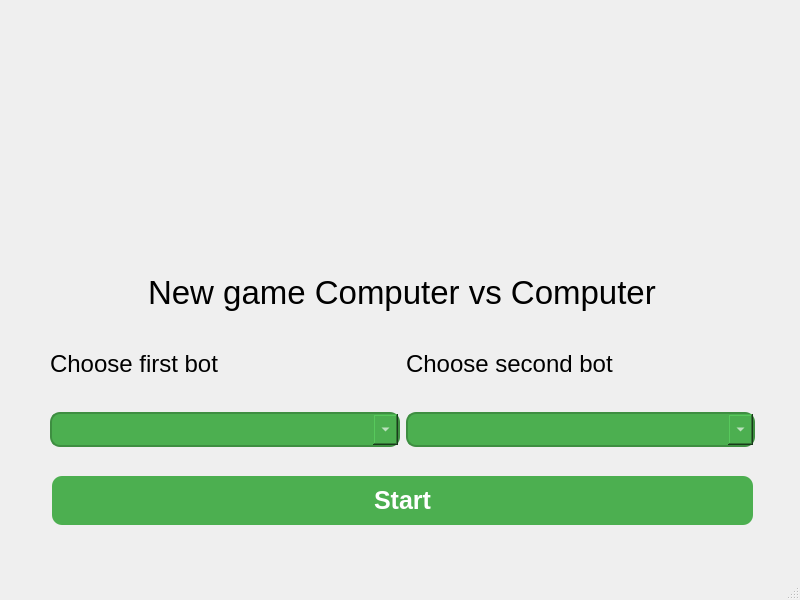
<?xml version="1.0" encoding="UTF-8"?>
<ui version="4.0">
 <class>CustomBotWindow</class>
 <widget class="QMainWindow" name="CustomBotWindow">
  <property name="geometry">
   <rect>
    <x>0</x>
    <y>0</y>
    <width>800</width>
    <height>600</height>
   </rect>
  </property>
  <property name="minimumSize">
   <size>
    <width>800</width>
    <height>600</height>
   </size>
  </property>
  <property name="maximumSize">
   <size>
    <width>800</width>
    <height>600</height>
   </size>
  </property>
  <property name="windowTitle">
   <string>Customize Bot</string>
  </property>
  <widget class="QWidget" name="centralwidget">
   <widget class="QLabel" name="logoLabel">
    <property name="geometry">
     <rect>
      <x>80</x>
      <y>30</y>
      <width>640</width>
      <height>200</height>
     </rect>
    </property>
    <property name="minimumSize">
     <size>
      <width>640</width>
      <height>200</height>
     </size>
    </property>
    <property name="maximumSize">
     <size>
      <width>640</width>
      <height>200</height>
     </size>
    </property>
    <property name="text">
     <string/>
    </property>
    <property name="pixmap">
     <pixmap>:/resources/Connect_4_game_logo.png</pixmap>
    </property>
   </widget>
   <widget class="QWidget" name="verticalLayoutWidget_2">
    <property name="geometry">
     <rect>
      <x>50</x>
      <y>270</y>
      <width>705</width>
      <height>259</height>
     </rect>
    </property>
    <layout class="QVBoxLayout" name="verticalLayout_3">
     <item alignment="Qt::AlignHCenter">
      <widget class="QLabel" name="titleLabel">
       <property name="minimumSize">
        <size>
         <width>0</width>
         <height>45</height>
        </size>
       </property>
       <property name="maximumSize">
        <size>
         <width>16777215</width>
         <height>45</height>
        </size>
       </property>
       <property name="font">
        <font>
         <pointsize>25</pointsize>
        </font>
       </property>
       <property name="text">
        <string>New game Computer vs Computer</string>
       </property>
      </widget>
     </item>
     <item>
      <layout class="QHBoxLayout" name="horizontalLayout">
       <item>
        <layout class="QHBoxLayout" name="horizontalLayout_2">
         <item>
          <layout class="QVBoxLayout" name="verticalLayout">
           <item>
            <widget class="QLabel" name="firstBotLabel">
             <property name="font">
              <font>
               <pointsize>18</pointsize>
              </font>
             </property>
             <property name="text">
              <string>Choose first bot</string>
             </property>
            </widget>
           </item>
           <item>
            <widget class="QComboBox" name="firstBotCombo">
             <property name="minimumSize">
              <size>
               <width>0</width>
               <height>30</height>
              </size>
             </property>
             <property name="styleSheet">
              <string notr="true">QComboBox {
  background-color: #4CAF50;
  border: 2px solid #3e8e41;
  border-radius: 10px;
  padding: 5px;
  font: bold 16px;
  color: white;
}
QComboBox::drop-down {
  subcontrol-origin: padding;
  subcontrol-position: right;
  width: 25px;
}</string>
             </property>
             <item>
              <property name="text">
               <string> </string>
              </property>
             </item>
             <item>
              <property name="text">
               <string>Random Bot</string>
              </property>
             </item>
             <item>
              <property name="text">
               <string>Naive heuristic Bot</string>
              </property>
             </item>
             <item>
              <property name="text">
               <string>MinMax Heuristic Bot</string>
              </property>
             </item>
             <item>
              <property name="text">
               <string>Perfect Bot</string>
              </property>
             </item>
            </widget>
           </item>
          </layout>
         </item>
         <item>
          <layout class="QVBoxLayout" name="verticalLayout_2">
           <item>
            <widget class="QLabel" name="secondBotLabel">
             <property name="font">
              <font>
               <pointsize>18</pointsize>
              </font>
             </property>
             <property name="text">
              <string>Choose second bot</string>
             </property>
            </widget>
           </item>
           <item>
            <widget class="QComboBox" name="secondBotCombo">
             <property name="enabled">
              <bool>false</bool>
             </property>
             <property name="minimumSize">
              <size>
               <width>0</width>
               <height>30</height>
              </size>
             </property>
             <property name="styleSheet">
              <string notr="true">QComboBox {
  background-color: #4CAF50;
  border: 2px solid #3e8e41;
  border-radius: 10px;
  padding: 5px;
  font: bold 16px;
  color: white;
}
QComboBox::drop-down {
  subcontrol-origin: padding;
  subcontrol-position: right;
  width: 25px;
}</string>
             </property>
             <item>
              <property name="text">
               <string> </string>
              </property>
             </item>
             <item>
              <property name="text">
               <string>Random Bot</string>
              </property>
             </item>
             <item>
              <property name="text">
               <string>Naive heuristic Bot</string>
              </property>
             </item>
             <item>
              <property name="text">
               <string>MinMax heuristic Bot</string>
              </property>
             </item>
             <item>
              <property name="text">
               <string>Perfect Bot</string>
              </property>
             </item>
            </widget>
           </item>
          </layout>
         </item>
        </layout>
       </item>
      </layout>
     </item>
     <item>
      <spacer name="verticalSpacer">
       <property name="orientation">
        <enum>Qt::Vertical</enum>
       </property>
       <property name="sizeType">
        <enum>QSizePolicy::Fixed</enum>
       </property>
       <property name="sizeHint" stdset="0">
        <size>
         <width>20</width>
         <height>19</height>
        </size>
       </property>
      </spacer>
     </item>
     <item>
      <widget class="QPushButton" name="startButton">
       <property name="enabled">
        <bool>false</bool>
       </property>
       <property name="font">
        <font>
         <pointsize>-1</pointsize>
         <bold>true</bold>
         <underline>false</underline>
         <strikeout>false</strikeout>
        </font>
       </property>
       <property name="styleSheet">
        <string notr="true">QPushButton {
	background-color: #4CAF50;
	border: none;
	color: white;
	padding: 10px 32px;
	text-align: center;
	text-decoration: none;
	font-size: 25px;
	font-weight: bold;
	margin: 4px 2px;
	border-radius: 10px;
}
QPushButton:hover {
	background-color: #45a049;
}
QPushButton:pressed {
	background-color: #3e8e41;
}</string>
       </property>
       <property name="text">
        <string>Start</string>
       </property>
      </widget>
     </item>
    </layout>
   </widget>
  </widget>
  <widget class="QMenuBar" name="menubar">
   <property name="geometry">
    <rect>
     <x>0</x>
     <y>0</y>
     <width>800</width>
     <height>21</height>
    </rect>
   </property>
  </widget>
  <widget class="QStatusBar" name="statusbar"/>
 </widget>
 <resources/>
 <connections/>
</ui>
